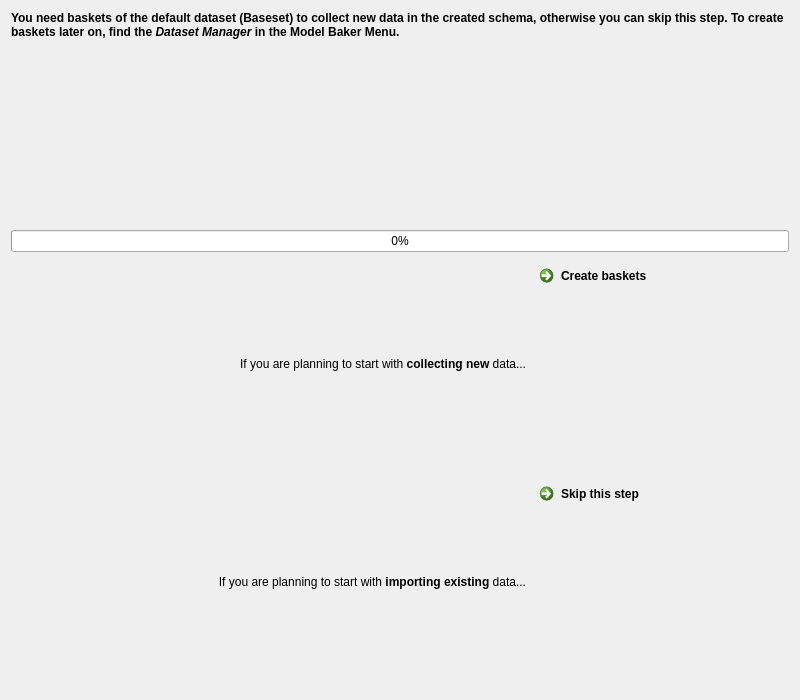
<?xml version="1.0" encoding="UTF-8"?>
<ui version="4.0">
 <class>default_baskets</class>
 <widget class="QDialog" name="default_baskets">
  <property name="geometry">
   <rect>
    <x>0</x>
    <y>0</y>
    <width>800</width>
    <height>700</height>
   </rect>
  </property>
  <property name="windowTitle">
   <string>Create default Baskets</string>
  </property>
  <layout class="QGridLayout" name="gridLayout">
   <item row="2" column="0" colspan="3">
    <widget class="QProgressBar" name="progress_bar">
     <property name="value">
      <number>0</number>
     </property>
    </widget>
   </item>
   <item row="3" column="2">
    <widget class="QCommandLinkButton" name="create_default_baskets_button">
     <property name="sizePolicy">
      <sizepolicy hsizetype="Preferred" vsizetype="Preferred">
       <horstretch>0</horstretch>
       <verstretch>0</verstretch>
      </sizepolicy>
     </property>
     <property name="text">
      <string>Create baskets</string>
     </property>
    </widget>
   </item>
   <item row="0" column="0" colspan="3">
    <widget class="QLabel" name="description">
     <property name="minimumSize">
      <size>
       <width>0</width>
       <height>0</height>
      </size>
     </property>
     <property name="font">
      <font>
       <weight>75</weight>
       <bold>true</bold>
      </font>
     </property>
     <property name="text">
      <string>&lt;html&gt;&lt;head/&gt;&lt;body&gt;&lt;p&gt;You need baskets of the default dataset (&lt;span style=&quot; font-family:'monospace';&quot;&gt;Baseset&lt;/span&gt;) to collect new data in the created schema, otherwise you can skip this step. To create baskets later on, find the &lt;span style=&quot; font-style:italic;&quot;&gt;Dataset Manager&lt;/span&gt; in the Model Baker Menu.&lt;/p&gt;&lt;/body&gt;&lt;/html&gt;</string>
     </property>
     <property name="alignment">
      <set>Qt::AlignLeading|Qt::AlignLeft|Qt::AlignTop</set>
     </property>
     <property name="wordWrap">
      <bool>true</bool>
     </property>
    </widget>
   </item>
   <item row="4" column="2">
    <widget class="QCommandLinkButton" name="skip_button">
     <property name="sizePolicy">
      <sizepolicy hsizetype="Preferred" vsizetype="Preferred">
       <horstretch>0</horstretch>
       <verstretch>0</verstretch>
      </sizepolicy>
     </property>
     <property name="text">
      <string>Skip this step</string>
     </property>
    </widget>
   </item>
   <item row="1" column="0" colspan="3">
    <layout class="QVBoxLayout" name="baskets_layout">
     <property name="sizeConstraint">
      <enum>QLayout::SetMaximumSize</enum>
     </property>
    </layout>
   </item>
   <item row="4" column="0" colspan="2">
    <widget class="QLabel" name="skip_desc">
     <property name="sizePolicy">
      <sizepolicy hsizetype="Expanding" vsizetype="Preferred">
       <horstretch>0</horstretch>
       <verstretch>0</verstretch>
      </sizepolicy>
     </property>
     <property name="font">
      <font>
       <weight>50</weight>
       <italic>false</italic>
       <bold>false</bold>
      </font>
     </property>
     <property name="text">
      <string>&lt;html&gt;&lt;head/&gt;&lt;body&gt;&lt;p&gt;If you are planning to start with &lt;span style=&quot; font-weight:600;&quot;&gt;importing existing&lt;/span&gt; data...&lt;/p&gt;&lt;/body&gt;&lt;/html&gt;</string>
     </property>
     <property name="alignment">
      <set>Qt::AlignRight|Qt::AlignTrailing|Qt::AlignVCenter</set>
     </property>
    </widget>
   </item>
   <item row="3" column="0" colspan="2">
    <widget class="QLabel" name="create_default_basket_desc">
     <property name="sizePolicy">
      <sizepolicy hsizetype="Expanding" vsizetype="Preferred">
       <horstretch>0</horstretch>
       <verstretch>0</verstretch>
      </sizepolicy>
     </property>
     <property name="font">
      <font>
       <weight>50</weight>
       <italic>false</italic>
       <bold>false</bold>
      </font>
     </property>
     <property name="text">
      <string>&lt;html&gt;&lt;head/&gt;&lt;body&gt;&lt;p&gt;If you are planning to start with&lt;span style=&quot; font-weight:600;&quot;&gt; collecting new &lt;/span&gt;data...&lt;/p&gt;&lt;/body&gt;&lt;/html&gt;</string>
     </property>
     <property name="alignment">
      <set>Qt::AlignRight|Qt::AlignTrailing|Qt::AlignVCenter</set>
     </property>
    </widget>
   </item>
  </layout>
 </widget>
 <resources/>
 <connections/>
</ui>
